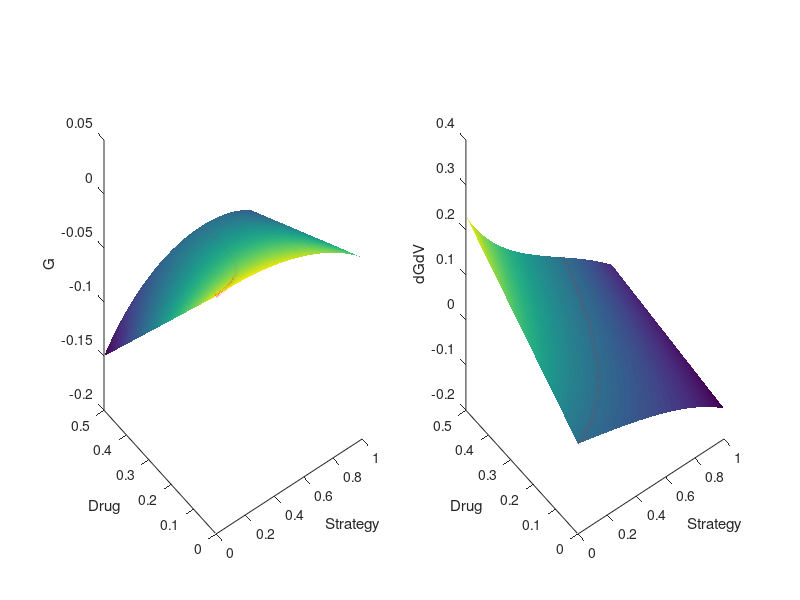

MATLAB code for this plot:
%Plot Fitness curves - G as a function of dose m and resist strat v, for 1
%set of coefficients at a time

%Coefficients
v = linspace(0,1,1001);     %Strategies to plot
m = linspace(0,0.5,1001);    %Drug levels to plot
o = 1;                   %Cost of resistance^2
k_max = 200;                %Max K
r = 0.1;                    %Base growth rate coefficient
E = 0.2;                    %Benefit level     %Somehow shifts all G up?
x = 200;                    %Total population
alpha = 3;                 %Coeff for impact of G
b = 4;                     %Coeff for impact of strat

G = zeros(length(v), length(m));
numericdG = G;
[V,M] = meshgrid(v,m);


    
%% Define Function
%Carrying capacity as a function of strategy
K = @(V)(k_max.*exp(-V.*V/(2*o)));

%Intermediate, unadjusted G
rawG = @(V)(r.*(1 - ((1-E).*x)./K(V)));

%surf(V,M,G) If you want to look at G before mu is added

%Drug kill as a linear function of G
D = @(V)(alpha*(1-rawG(V))); %DON'T LET THIS BE NEGATIVE
%Drug kill as a down-curve of G
%D = alpha/G;    %DON'T LET THIS BE INF

mu = @(V, currM)(currM./(D(V) + b.*V));

%Final G
finalG =@(V, currM)(rawG(V) - mu(V, currM));

%% Calc Data
for iM = 1:length(m)
    
    currM = m(iM);
    
    G(iM, :) = finalG(v, currM);
    numericdG(iM,:) = (finalG(v+0.001, currM) - finalG(v-0.001, currM))/0.002;
    
end

%Find best strategy
[zBestStrat, bestStratInd] = max(G,[],2);

yBestStrat = m;
xBestStrat = v(bestStratInd);


%Calculate dGdV
dGdV = gradient(G);


%Check code
% checkData = zeros(length(v),length(m));
% 
% for i = 1:length(v)
%     for j = 1:length(m)
%         holder = calcdUdt(x, [v(i) v(i) v(i)], [k_max k_max k_max], [r r r], m(j), [E E E], o, b, alpha);
%         checkData(i,j) = holder(1);
%         
%     end
% end

figure;
%Plot G
subplot(1,2,1)
hold on
surf(V,M,G)
view(3)
shading interp

plot3(xBestStrat, yBestStrat, zBestStrat,'r','lineWidth',3)
xlabel('Strategy')
ylabel('Drug')
zlabel('G')

%Plot dGdV
subplot(1,2,2)
hold on
surf(V,M,numericdG);%dGdV)
view(3)
shading interp
contour(V,M,dGdV,[0 0],'r','lineWidth',3)

xlabel('Strategy')
ylabel('Drug')
zlabel('dGdV')